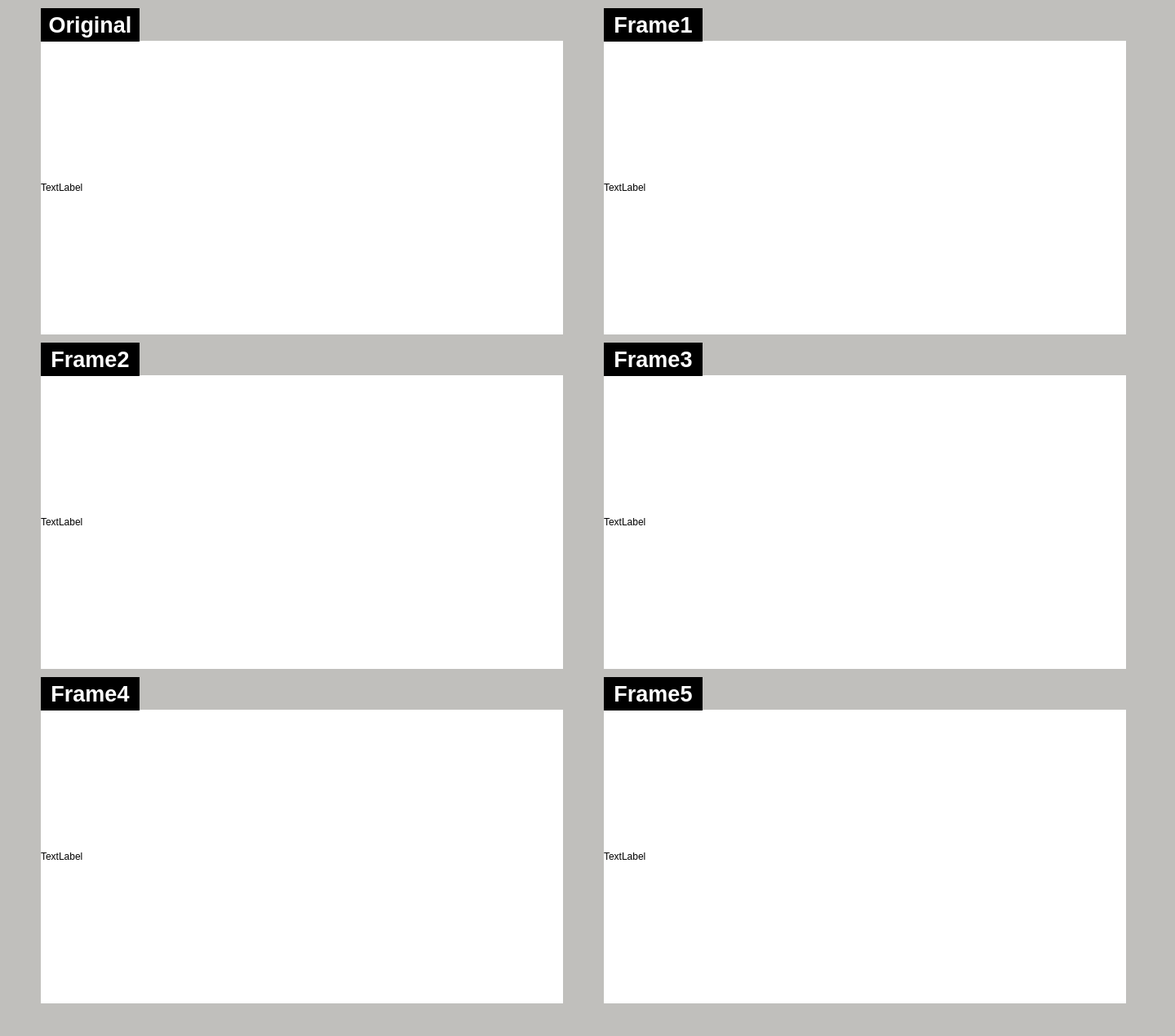
<?xml version="1.0" encoding="UTF-8"?>
<ui version="4.0">
 <class>SecondWindowDesign</class>
 <widget class="QMainWindow" name="SecondWindowDesign">
  <property name="geometry">
   <rect>
    <x>0</x>
    <y>0</y>
    <width>1440</width>
    <height>1270</height>
   </rect>
  </property>
  <property name="windowTitle">
   <string>Second Window</string>
  </property>
  <property name="windowIcon">
   <iconset>
    <normaloff>:/images/icon.png</normaloff>:/images/icon.png</iconset>
  </property>
  <property name="styleSheet">
   <string notr="true">background-color: rgb(192, 191, 188);</string>
  </property>
  <property name="locale">
   <locale language="English" country="Australia"/>
  </property>
  <widget class="QWidget" name="centralwidget">
   <widget class="QLabel" name="frame_org">
    <property name="geometry">
     <rect>
      <x>50</x>
      <y>50</y>
      <width>640</width>
      <height>360</height>
     </rect>
    </property>
    <property name="styleSheet">
     <string notr="true">background-color: rgb(255, 255, 255);</string>
    </property>
    <property name="text">
     <string>TextLabel</string>
    </property>
   </widget>
   <widget class="QLabel" name="frame_1">
    <property name="geometry">
     <rect>
      <x>740</x>
      <y>50</y>
      <width>640</width>
      <height>360</height>
     </rect>
    </property>
    <property name="styleSheet">
     <string notr="true">background-color: rgb(255, 255, 255);</string>
    </property>
    <property name="text">
     <string>TextLabel</string>
    </property>
   </widget>
   <widget class="QLabel" name="frame_4">
    <property name="geometry">
     <rect>
      <x>50</x>
      <y>870</y>
      <width>640</width>
      <height>360</height>
     </rect>
    </property>
    <property name="styleSheet">
     <string notr="true">background-color: rgb(255, 255, 255);</string>
    </property>
    <property name="text">
     <string>TextLabel</string>
    </property>
   </widget>
   <widget class="QLabel" name="frame_3">
    <property name="geometry">
     <rect>
      <x>740</x>
      <y>460</y>
      <width>640</width>
      <height>360</height>
     </rect>
    </property>
    <property name="styleSheet">
     <string notr="true">background-color: rgb(255, 255, 255);</string>
    </property>
    <property name="text">
     <string>TextLabel</string>
    </property>
   </widget>
   <widget class="QLabel" name="frame_2">
    <property name="geometry">
     <rect>
      <x>50</x>
      <y>460</y>
      <width>640</width>
      <height>360</height>
     </rect>
    </property>
    <property name="styleSheet">
     <string notr="true">background-color: rgb(255, 255, 255);</string>
    </property>
    <property name="text">
     <string>TextLabel</string>
    </property>
   </widget>
   <widget class="QLabel" name="frame_5">
    <property name="geometry">
     <rect>
      <x>740</x>
      <y>870</y>
      <width>640</width>
      <height>360</height>
     </rect>
    </property>
    <property name="styleSheet">
     <string notr="true">background-color: rgb(255, 255, 255);</string>
    </property>
    <property name="text">
     <string>TextLabel</string>
    </property>
   </widget>
   <widget class="QLabel" name="label_7">
    <property name="geometry">
     <rect>
      <x>50</x>
      <y>10</y>
      <width>121</width>
      <height>41</height>
     </rect>
    </property>
    <property name="styleSheet">
     <string notr="true">background-color: rgb(0, 0, 0);
color: rgb(255, 255, 255);</string>
    </property>
    <property name="text">
     <string>&lt;html&gt;&lt;head/&gt;&lt;body&gt;&lt;p align=&quot;center&quot;&gt;&lt;span style=&quot; font-size:20pt; font-weight:700;&quot;&gt;Original&lt;/span&gt;&lt;/p&gt;&lt;/body&gt;&lt;/html&gt;</string>
    </property>
   </widget>
   <widget class="QLabel" name="label_8">
    <property name="geometry">
     <rect>
      <x>740</x>
      <y>10</y>
      <width>121</width>
      <height>41</height>
     </rect>
    </property>
    <property name="styleSheet">
     <string notr="true">background-color: rgb(0, 0, 0);
color: rgb(255, 255, 255);</string>
    </property>
    <property name="text">
     <string>&lt;html&gt;&lt;head/&gt;&lt;body&gt;&lt;p align=&quot;center&quot;&gt;&lt;span style=&quot; font-size:20pt; font-weight:700;&quot;&gt;Frame1&lt;/span&gt;&lt;/p&gt;&lt;/body&gt;&lt;/html&gt;</string>
    </property>
   </widget>
   <widget class="QLabel" name="label_9">
    <property name="geometry">
     <rect>
      <x>50</x>
      <y>420</y>
      <width>121</width>
      <height>41</height>
     </rect>
    </property>
    <property name="styleSheet">
     <string notr="true">background-color: rgb(0, 0, 0);
color: rgb(255, 255, 255);</string>
    </property>
    <property name="text">
     <string>&lt;html&gt;&lt;head/&gt;&lt;body&gt;&lt;p align=&quot;center&quot;&gt;&lt;span style=&quot; font-size:20pt; font-weight:700;&quot;&gt;Frame2&lt;/span&gt;&lt;/p&gt;&lt;/body&gt;&lt;/html&gt;</string>
    </property>
   </widget>
   <widget class="QLabel" name="label_10">
    <property name="geometry">
     <rect>
      <x>740</x>
      <y>420</y>
      <width>121</width>
      <height>41</height>
     </rect>
    </property>
    <property name="styleSheet">
     <string notr="true">background-color: rgb(0, 0, 0);
color: rgb(255, 255, 255);</string>
    </property>
    <property name="text">
     <string>&lt;html&gt;&lt;head/&gt;&lt;body&gt;&lt;p align=&quot;center&quot;&gt;&lt;span style=&quot; font-size:20pt; font-weight:700;&quot;&gt;Frame3&lt;/span&gt;&lt;/p&gt;&lt;/body&gt;&lt;/html&gt;</string>
    </property>
   </widget>
   <widget class="QLabel" name="label_11">
    <property name="geometry">
     <rect>
      <x>50</x>
      <y>830</y>
      <width>121</width>
      <height>41</height>
     </rect>
    </property>
    <property name="styleSheet">
     <string notr="true">background-color: rgb(0, 0, 0);
color: rgb(255, 255, 255);</string>
    </property>
    <property name="text">
     <string>&lt;html&gt;&lt;head/&gt;&lt;body&gt;&lt;p align=&quot;center&quot;&gt;&lt;span style=&quot; font-size:20pt; font-weight:700;&quot;&gt;Frame4&lt;/span&gt;&lt;/p&gt;&lt;/body&gt;&lt;/html&gt;</string>
    </property>
   </widget>
   <widget class="QLabel" name="label_12">
    <property name="geometry">
     <rect>
      <x>740</x>
      <y>830</y>
      <width>121</width>
      <height>41</height>
     </rect>
    </property>
    <property name="styleSheet">
     <string notr="true">background-color: rgb(0, 0, 0);
color: rgb(255, 255, 255);</string>
    </property>
    <property name="text">
     <string>&lt;html&gt;&lt;head/&gt;&lt;body&gt;&lt;p align=&quot;center&quot;&gt;&lt;span style=&quot; font-size:20pt; font-weight:700;&quot;&gt;Frame5&lt;/span&gt;&lt;/p&gt;&lt;/body&gt;&lt;/html&gt;</string>
    </property>
   </widget>
  </widget>
  <action name="action_Quit">
   <property name="text">
    <string>&amp;Quit</string>
   </property>
   <property name="shortcut">
    <string>Ctrl+Q</string>
   </property>
   <property name="shortcutContext">
    <enum>Qt::ApplicationShortcut</enum>
   </property>
  </action>
  <action name="action_Preferences">
   <property name="text">
    <string>&amp;Preferences</string>
   </property>
  </action>
  <action name="actionAbout">
   <property name="text">
    <string>&amp;About</string>
   </property>
  </action>
  <action name="actionAbout_Qt">
   <property name="text">
    <string>About &amp;Qt</string>
   </property>
  </action>
 </widget>
 <resources/>
 <connections/>
</ui>
